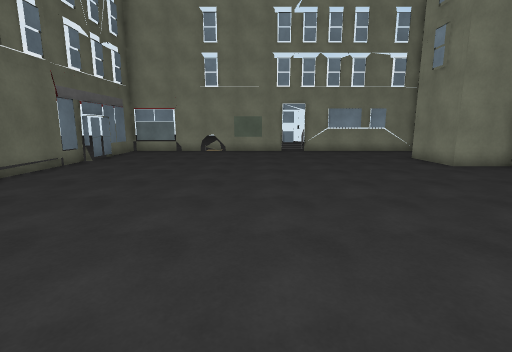
[1] (above)

12 first-person views from a walk through a Unity game level. The camera is 1.5 m above the floor, tilts 10° down and sees 85° across. The floor is counted in squares, 1 m on a side. Each view is taken from the middle of a square. On the plan, view 1 faces up. The plan holds only what a view shows up to about 14 squares ahead; the rest is blank. The place goes on beyond the plan.

[2]
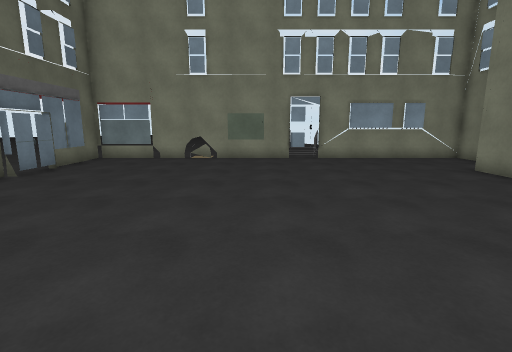

[3]
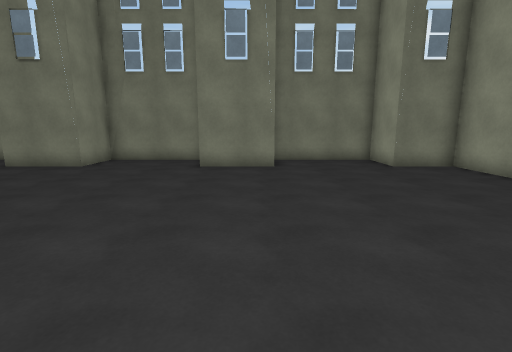

[4]
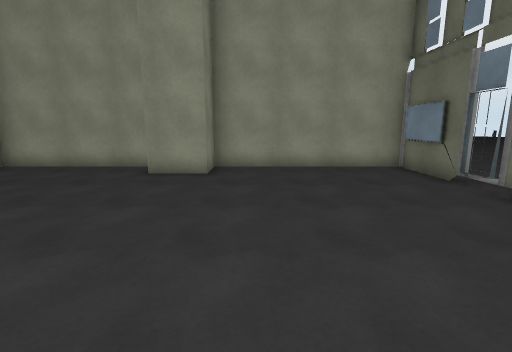

[5]
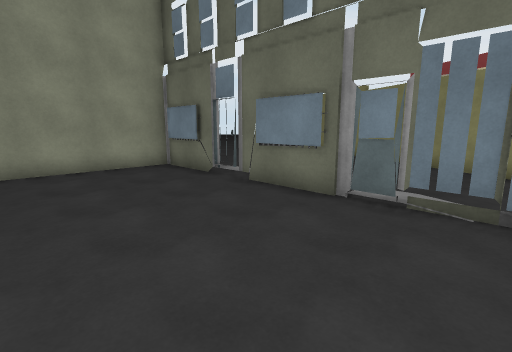

[6]
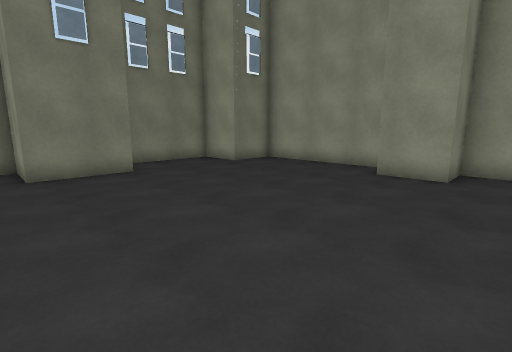

[7]
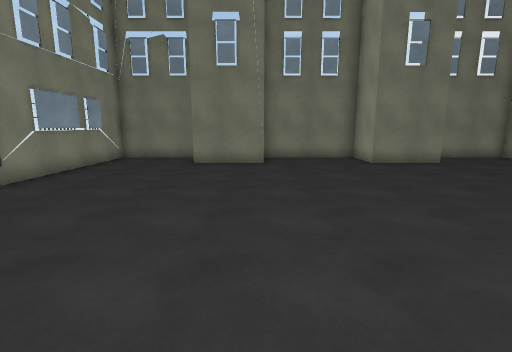

[8]
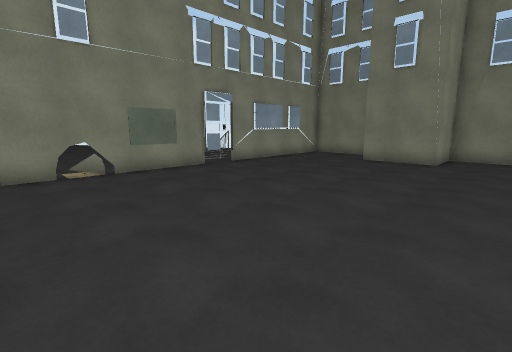

[9]
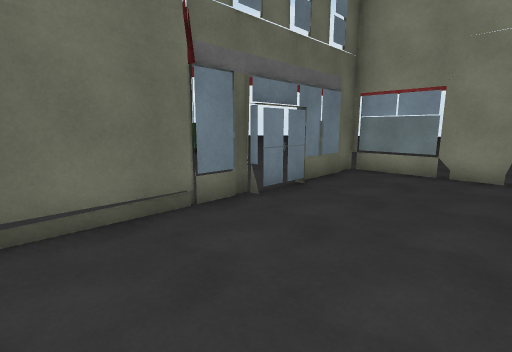

[10]
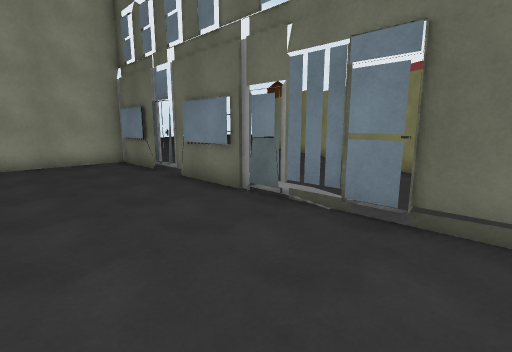

[11]
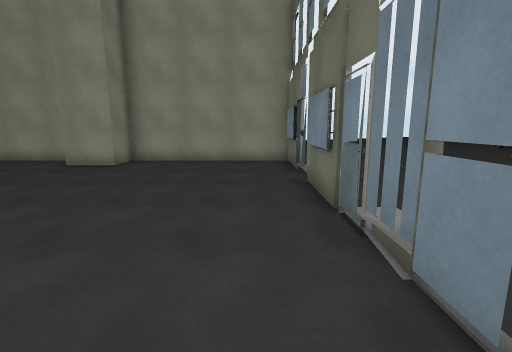

[12]
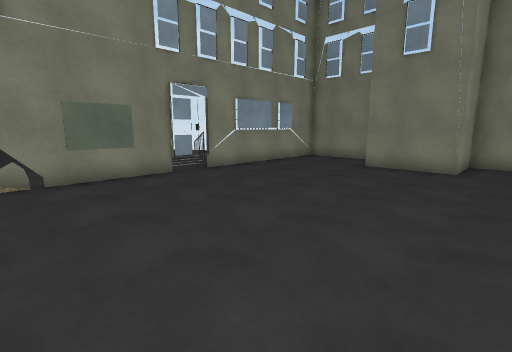

### Floor plan
Key: @ floor where view 1 was taken; # wall or solid block; x gap in a wall; . floor; B building.
Columns run from 8 left of view 1 to 10 right of it. Each row starts with its distance up from view 1.
 18 #BBB#B#BB#BB#BBBB##
 17 #.................#
 16 B.................#
 15 B.................#
 14 B#................#
 13 .#..............B
 12 #...............#
 11 #...............#B#
 10 #.................#
  9 #.................#
  8 x.................#
  7 .#................#
  6 #...............###
  5 #...............#
  4 #...............#
  3 B#..............###
  2 B#................#
  1 x.................#
  0 #.......@.........#
 -1 #...............###
 -2 B#......##......#
 -3 B#......# ......#
 -4  BBBBBBB  BBBBBB

Where each view was taken, in squares from view 1:
view 1: 0 up, 0 right, facing up
view 2: 4 up, 0 right, facing up
view 3: 4 up, 3 left, facing right
view 4: 7 up, 2 left, facing down
view 5: 7 up, 2 left, facing down-left
view 6: 7 up, 2 left, facing down-right
view 7: 11 up, 4 left, facing right
view 8: 8 up, 5 left, facing up-right
view 9: 8 up, 3 left, facing up-left
view 10: 9 up, 3 left, facing down-left
view 11: 9 up, 6 left, facing down
view 12: 9 up, 3 left, facing up-right
